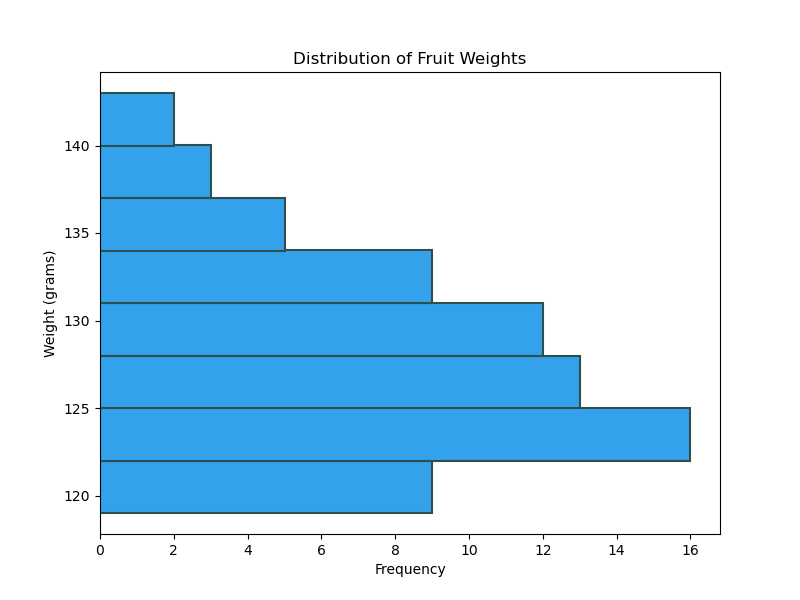

The Python source for this figure:

import matplotlib.pyplot as plt
import numpy as np

# Given data points (weights of fruit in grams)
data = [120, 121, 122, 119, 124, 125, 123, 122, 125, 124, 120, 122, 121,
        123, 124, 126, 128, 130, 129, 127, 125, 124, 122, 123, 121, 127,
        128, 130, 132, 133, 131, 129, 128, 126, 124, 123, 125, 127, 130,
        131, 133, 135, 134, 132, 131, 130, 129, 127, 125, 124, 122, 119,
        121, 120, 123, 125, 127, 128, 130, 132, 131, 134, 135, 136, 138,
        137, 139, 141, 140]

# Histogram properties
bin_width = 3
bins = np.arange(min(data), max(data) + bin_width, bin_width)

# Create figure and axis with specified size
fig, ax = plt.subplots(figsize=(8, 6))

# Create a horizontal histogram with specified properties
ax.hist(data, bins=bins, orientation='horizontal', color='#34a2eb', edgecolor='#2F4F4F', linewidth=1.5)

# Set title and labels
ax.set_title('Distribution of Fruit Weights')
ax.set_xlabel('Frequency')
ax.set_ylabel('Weight (grams)')

# Show the plot
plt.show()
